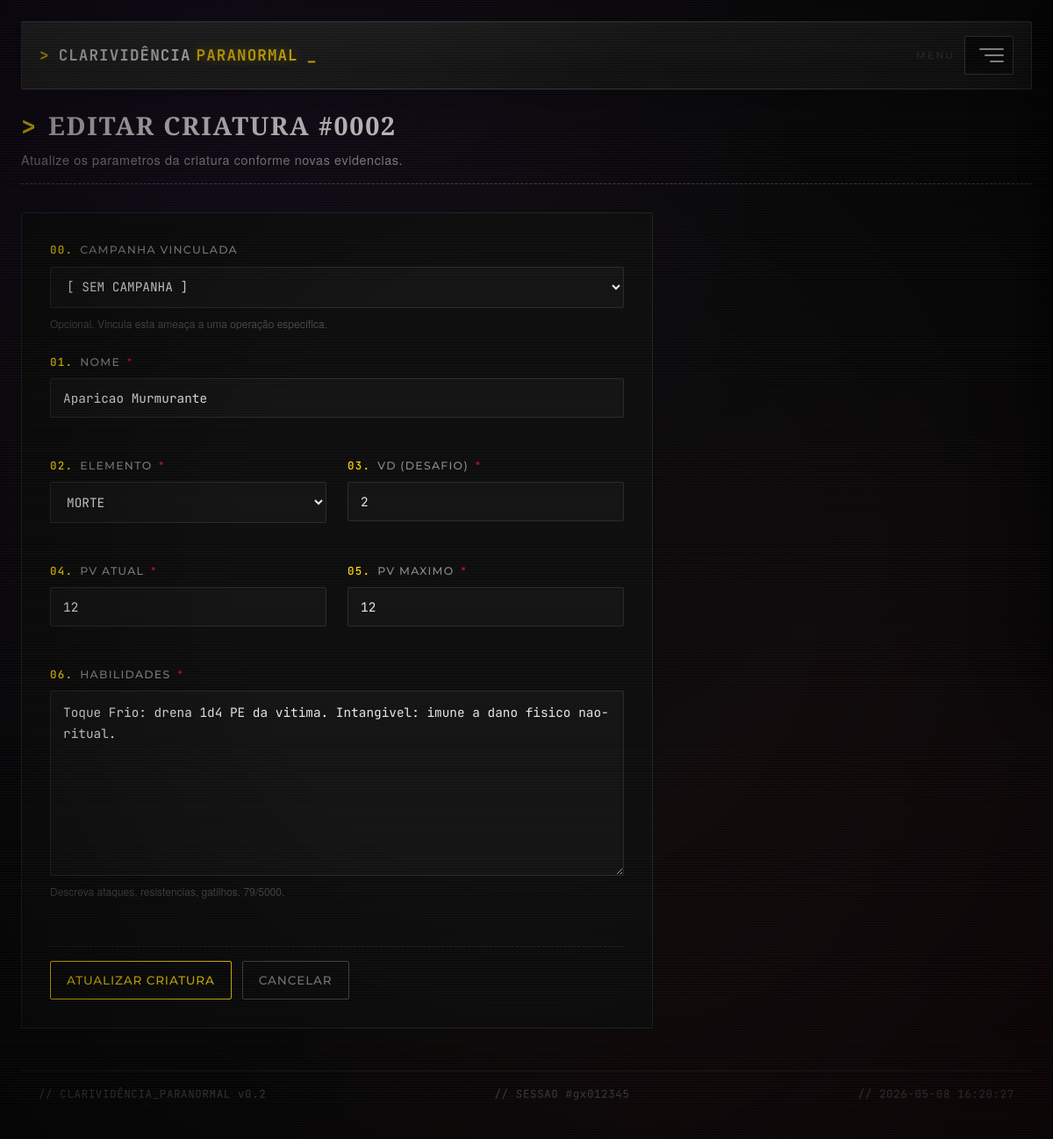
Screenshot of /criaturas/formulario.php?id=2 with the database file from the repository.
### tables this page shows
CREATE TABLE criaturas (
    id            INT UNSIGNED AUTO_INCREMENT PRIMARY KEY,
    campanha_id   INT UNSIGNED NULL,
    nome          VARCHAR(120) NOT NULL,
    elemento      ENUM('Sangue','Morte','Conhecimento','Energia') NOT NULL,
    foto_arquivo  VARCHAR(160) NULL,
    vd            DECIMAL(4,1) NOT NULL DEFAULT 0.0,
    pv_atual      SMALLINT     NOT NULL,
    pv_maximo     SMALLINT     NOT NULL,
    habilidades   TEXT         NOT NULL,
    criado_em     TIMESTAMP    NOT NULL DEFAULT CURRENT_TIMESTAMP,
    atualizado_em TIMESTAMP    NOT NULL DEFAULT CURRENT_TIMESTAMP
                                ON UPDATE CURRENT_TIMESTAMP,
    INDEX idx_criaturas_elemento (elemento),
    INDEX idx_criaturas_campanha (campanha_id),
    CONSTRAINT chk_criaturas_pv  CHECK (pv_atual >= 0 AND pv_atual <= pv_maximo),
    CONSTRAINT chk_criaturas_vd  CHECK (vd >= 0),
    CONSTRAINT fk_criatura_campanha FOREIGN KEY (campanha_id)
        REFERENCES campanhas(id) ON DELETE SET NULL
);

### src/CriaturaRepositorio.php (called while the page is built, shortened)
<?php
require_once __DIR__ . '/../config.php';
final class CriaturaRepositorio
{
    private PDO $pdo;
    public function __construct(?PDO $pdo = null)
    {
        $this->pdo = $pdo ?? getConexao();
    }
    public function buscarPorId(int $id): ?array
    {
        $stmt = $this->pdo->prepare(
            'SELECT id, campanha_id, nome, elemento, foto_arquivo, vd, pv_atual,
                    pv_maximo, habilidades, criado_em, atualizado_em
             FROM criaturas
             WHERE id = :id
             LIMIT 1'
        );
        $stmt->bindValue(':id', $id, PDO::PARAM_INT);
        $stmt->execute();
        $linha = $stmt->fetch();
        return $linha === false ? null : $linha;
    }
}

### config.php (called while the page is built, shortened)
<?php
function getConexao(): PDO
{
    static $pdo = null;
    if ($pdo instanceof PDO) {
        return $pdo;
    }
    $dsn = sprintf(
        'mysql:host=%s;port=%d;dbname=%s;charset=%s',
        DB_HOST,
        DB_PORT,
        DB_NAME,
        DB_CHARSET
    );
    $opcoes = [
        PDO::ATTR_ERRMODE            => PDO::ERRMODE_EXCEPTION,
        PDO::ATTR_DEFAULT_FETCH_MODE => PDO::FETCH_ASSOC,
        PDO::ATTR_EMULATE_PREPARES   => false,
        PDO::MYSQL_ATTR_INIT_COMMAND => "SET NAMES utf8mb4 COLLATE utf8mb4_unicode_ci",
    ];
    try {
        $pdo = new PDO($dsn, DB_USER, DB_PASS, $opcoes);
    } catch (PDOException $e) {
        throw new RuntimeException(
            '[FALHA NO RITUAL DE CONEXÃO] ' . $e->getMessage(),
            (int) $e->getCode(),
            $e
        );
    }
    return $pdo;
}
function escapar(?string $valor): string
{
    return htmlspecialchars($valor ?? '', ENT_QUOTES | ENT_SUBSTITUTE, 'UTF-8');
}
function obterBaseUrl(): string
{
    static $base = null;
    if ($base !== null) {
        return $base;
    }
    $docRoot       = realpath((string) ($_SERVER['DOCUMENT_ROOT'] ?? ''));
    $caminhoConfig = realpath(__DIR__);
    $docRoot       = str_replace('\\', '/', $docRoot);
    $caminhoConfig = str_replace('\\', '/', $caminhoConfig);
    if (str_starts_with($caminhoConfig, $docRoot)) {
        $sub  = substr($caminhoConfig, strlen($docRoot));
        $base = rtrim($sub, '/');
    } else {
        $base = '';
    }
    return $base;
}
function url(string $caminho = '/'): string
{
    return obterBaseUrl() . $caminho;
}

### criaturas/formulario.php (the view, shortened to what this page needs)
<?php
require_once __DIR__ . '/../config.php';
require_once __DIR__ . '/../src/CriaturaRepositorio.php';
$repo          = new CriaturaRepositorio();
$id            = isset($_GET['id']) ? (int) $_GET['id'] : 0;
$modoEdicao    = $id > 0;
$dados = [
    'campanha_id' => null,
    'nome'        => '',
    'elemento'    => 'Sangue',
    'vd'          => 1.0,
    'pv_atual'    => 10,
    'pv_maximo'   => 10,
    'habilidades' => '',
];
$erros = [];
if ($modoEdicao && $_SERVER['REQUEST_METHOD'] === 'GET') {
    $existente = $repo->buscarPorId($id);
    $dados = [
        'campanha_id' => isset($existente['campanha_id']) ? (int) $existente['campanha_id'] : null,
        'nome'        => (string) $existente['nome'],
        'elemento'    => (string) $existente['elemento'],
        'vd'          => (float)  $existente['vd'],
        'pv_atual'    => (int)    $existente['pv_atual'],
        'pv_maximo'   => (int)    $existente['pv_maximo'],
        'habilidades' => (string) $existente['habilidades'],
    ];
}
require __DIR__ . '/../views/cabecalho.php';
?>
<section class="cabecalho-pagina">
    <h1 class="cabecalho-pagina__titulo">
        <span class="cabecalho-pagina__prompt">&gt;</span>
        <?= $modoEdicao
            ? 'EDITAR CRIATURA #' . str_pad((string) $id, 4, '0', STR_PAD_LEFT)
            : 'NOVA CRIATURA' ?>
    </h1>
    <p class="cabecalho-pagina__subtitulo">
        <?= $modoEdicao
            ? 'Atualize os parametros da criatura conforme novas evidencias.'
            : 'Catalogue uma nova ameaca paranormal nos arquivos do Bestiario.' ?>
    </p>
</section>
<form method="POST" class="formulario" novalidate data-validar-formulario>
    <div class="campo">
        <label for="campanha_id" class="campo__rotulo">
            <span class="campo__indice">00.</span> CAMPANHA VINCULADA
        </label>
        <select id="campanha_id" name="campanha_id" class="campo__entrada">
            <option value="">[ SEM CAMPANHA ]</option>
        </select>
        <small class="campo__ajuda">
            Opcional. Vincula esta ameaça a uma operação específica.
        </small>
    </div>
    <div class="campo <?= isset($erros['nome']) ? 'campo--invalido' : '' ?>">
        <label for="nome" class="campo__rotulo">
            <span class="campo__indice">01.</span> NOME
            <span class="campo__obrigatorio" aria-hidden="true">*</span>
        </label>
        <input type="text" id="nome" name="nome" class="campo__entrada"
               value="<?= escapar($dados['nome']) ?>" maxlength="120" required
               autocomplete="off" aria-describedby="erro-nome"
               aria-invalid="<?= isset($erros['nome']) ? 'true' : 'false' ?>">
        <small id="erro-nome" class="campo__erro" data-erro-para="nome">
        </small>
    </div>
    <div class="formulario__linha">
        <div class="campo <?= isset($erros['elemento']) ? 'campo--invalido' : '' ?>">
            <label for="elemento" class="campo__rotulo">
                <span class="campo__indice">02.</span> ELEMENTO
                <span class="campo__obrigatorio" aria-hidden="true">*</span>
            </label>
            <select id="elemento" name="elemento" class="campo__entrada" required
                    aria-describedby="erro-elemento"
                    aria-invalid="<?= isset($erros['elemento']) ? 'true' : 'false' ?>">
                <?php foreach (CriaturaRepositorio::ELEMENTOS as $opcao): ?>
                    <option value="<?= escapar($opcao) ?>"
                        <?= $dados['elemento'] === $opcao ? 'selected' : '' ?>>
                        <?= escapar(strtoupper($opcao)) ?>
                    </option>
                <?php endforeach; ?>
            </select>
            <small id="erro-elemento" class="campo__erro" data-erro-para="elemento">
            </small>
        </div>
        <div class="campo <?= isset($erros['vd']) ? 'campo--invalido' : '' ?>">
            <label for="vd" class="campo__rotulo">
                <span class="campo__indice">03.</span> VD (DESAFIO)
                <span class="campo__obrigatorio" aria-hidden="true">*</span>
            </label>
            <input type="number" id="vd" name="vd" class="campo__entrada"
                   value="<?= escapar((string) $dados['vd']) ?>"
                   step="0.5" min="0" max="30" required
                   aria-describedby="erro-vd"
                   aria-invalid="<?= isset($erros['vd']) ? 'true' : 'false' ?>">
            <small id="erro-vd" class="campo__erro" data-erro-para="vd">
            </small>
        </div>
    </div>
    <div class="formulario__linha">
        <div class="campo <?= isset($erros['pv_atual']) ? 'campo--invalido' : '' ?>">
            <label for="pv_atual" class="campo__rotulo">
                <span class="campo__indice">04.</span> PV ATUAL
                <span class="campo__obrigatorio" aria-hidden="true">*</span>
            </label>
            <input type="number" id="pv_atual" name="pv_atual" class="campo__entrada"
                   value="<?= escapar((string) $dados['pv_atual']) ?>"
                   min="0" max="9999" required
                   aria-describedby="erro-pv_atual"
                   aria-invalid="<?= isset($erros['pv_atual']) ? 'true' : 'false' ?>">
            <small id="erro-pv_atual" class="campo__erro" data-erro-para="pv_atual">
            </small>
        </div>
        <div class="campo <?= isset($erros['pv_maximo']) ? 'campo--invalido' : '' ?>">
            <label for="pv_maximo" class="campo__rotulo">
                <span class="campo__indice">05.</span> PV MAXIMO
                <span class="campo__obrigatorio" aria-hidden="true">*</span>
            </label>
            <input type="number" id="pv_maximo" name="pv_maximo" class="campo__entrada"
                   value="<?= escapar((string) $dados['pv_maximo']) ?>"
                   min="0" max="9999" required
                   aria-describedby="erro-pv_maximo"
                   aria-invalid="<?= isset($erros['pv_maximo']) ? 'true' : 'false' ?>">
            <small id="erro-pv_maximo" class="campo__erro" data-erro-para="pv_maximo">
            </small>
        </div>
    </div>
    <div class="campo <?= isset($erros['habilidades']) ? 'campo--invalido' : '' ?>">
        <label for="habilidades" class="campo__rotulo">
            <span class="campo__indice">06.</span> HABILIDADES
            <span class="campo__obrigatorio" aria-hidden="true">*</span>
        </label>
        <textarea id="habilidades" name="habilidades"
                  class="campo__entrada campo__entrada--textarea"
                  rows="8" minlength="5" maxlength="5000" required
                  aria-describedby="erro-habilidades ajuda-habilidades"
                  aria-invalid="<?= isset($erros['habilidades']) ? 'true' : 'false' ?>"><?= escapar($dados['habilidades']) ?></textarea>
        <small id="ajuda-habilidades" class="campo__ajuda">
            Descreva ataques, resistencias, gatilhos. <span data-contador-de="habilidades">0</span>/5000.
        </small>
        <small id="erro-habilidades" class="campo__erro" data-erro-para="habilidades">
        </small>
    </div>
    <div class="formulario__acoes">
        <button type="submit" class="botao botao--primario">
            <?= $modoEdicao ? 'ATUALIZAR CRIATURA' : 'CATALOGAR CRIATURA' ?>
        </button>
        <a href="<?= escapar(url('/criaturas/listar.php')) ?>" class="botao botao--secundario">CANCELAR</a>
    </div>
</form>
<?php require __DIR__ . '/../views/rodape.php'; ?>

### rows the page displays
criaturas: nome "Aparicao Murmurante", elemento "MORTE", vd "2", pv_atual "12", pv_maximo "12", habilidades "Toque Frio: drena 1d4 PE da vitima. Intangivel: imune a dano fisico nao-ritual."

### other values shown
str_pad((string) $id, 4, '0', STR_PAD_LEFT) "0002"
escapar(substr(session_id() ?: '00000000', 0, 8)) "gx012345"
